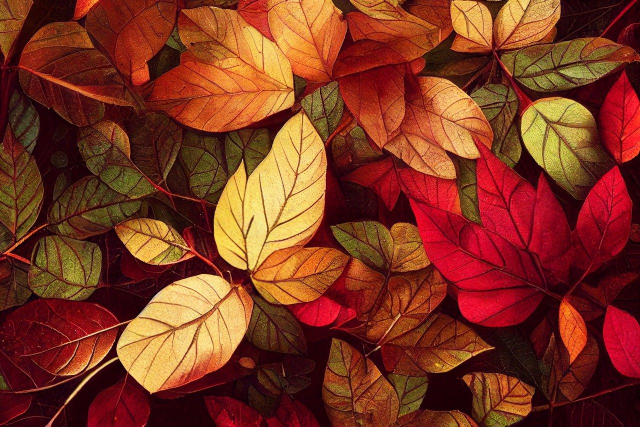
#> input picture test_google_search_samples/AI_01.jpg, 1280 x 853 px (shown at 1/2 size)
$ python -i image_quality.py   (imports and definitions only)   (older library calls are emulated)
#> lines starting #> are read from the running program, lines starting #| are printed output that depends on the picture
"""
Advanced Image Quality Assessment and Preprocessing

This module provides:
1. Comprehensive image quality assessment
2. Adaptive image enhancement based on quality
3. Preprocessing for optimal model performance
"""
import numpy as np
import cv2
import logging
from typing import Dict, Any, Tuple
from PIL import Image, ImageEnhance

logger = logging.getLogger(__name__)


class ImageQualityAssessor:
    """Assesses and enhances image quality for optimal detection"""

    def __init__(self):
        self.min_quality_threshold = 0.3
        self.target_quality = 0.7

    def assess_and_enhance(self, image: Image.Image) -> Tuple[Image.Image, Dict[str, Any]]:
        """
        Assess image quality and apply adaptive enhancement

        Args:
            image: PIL Image

        Returns:
            Tuple of (enhanced_image, quality_report)
        """
        try:
            # 1. Assess current quality
            quality_report = self.assess_quality(image)
            quality_score = quality_report["overall_quality"]

            logger.info(f"Image quality: {quality_score:.2f}")

            # 2. Determine enhancement strategy
            if quality_score < 0.3:
                # Very low quality - aggressive enhancement
                enhanced = self._aggressive_enhancement(image, quality_report)
                enhancement_level = "aggressive"
            elif quality_score < 0.6:
                # Medium quality - moderate enhancement
                enhanced = self._moderate_enhancement(image, quality_report)
                enhancement_level = "moderate"
            else:
                # High quality - minimal processing
                enhanced = self._minimal_enhancement(image)
                enhancement_level = "minimal"

            quality_report["enhancement_applied"] = enhancement_level

            return enhanced, quality_report

        except Exception as e:
            logger.error(f"Quality assessment failed: {e}")
            return image, {
                "error": str(e),
                "overall_quality": 0.5,
                "enhancement_applied": "none"
            }

    def assess_quality(self, image: Image.Image) -> Dict[str, Any]:
        """
        Comprehensive image quality assessment

        Evaluates:
        - Sharpness (Laplacian variance)
        - Contrast
        - Noise level
        - Resolution adequacy
        - Brightness
        - Color distribution
        """
        try:
            img_array = np.array(image)

            # Convert to grayscale for analysis
            if len(img_array.shape) == 3:
                gray = cv2.cvtColor(img_array, cv2.COLOR_RGB2GRAY)
            else:
                gray = img_array

            # 1. Sharpness (Laplacian variance)
            sharpness = self._assess_sharpness(gray)

            # 2. Contrast
            contrast = self._assess_contrast(gray)

            # 3. Noise level
            noise_level = self._assess_noise(gray)

            # 4. Resolution adequacy
            resolution_score = self._assess_resolution(image)

            # 5. Brightness
            brightness_score = self._assess_brightness(gray)

            # 6. Color distribution (if color image)
            if len(img_array.shape) == 3:
                color_score = self._assess_color_distribution(img_array)
            else:
                color_score = 0.5  # Neutral for grayscale

            # Calculate overall quality (weighted average)
            overall = (
                sharpness["score"] * 0.30 +
                contrast["score"] * 0.25 +
                noise_level["score"] * 0.15 +
                resolution_score["score"] * 0.15 +
                brightness_score["score"] * 0.10 +
                color_score["score"] * 0.05
            )

            return {
                "overall_quality": round(overall, 3),
                "sharpness": sharpness,
                "contrast": contrast,
                "noise": noise_level,
                "resolution": resolution_score,
                "brightness": brightness_score,
                "color": color_score,
            }

        except Exception as e:
            logger.error(f"Quality assessment error: {e}")
            return {
                "error": str(e),
                "overall_quality": 0.5
            }

    def _assess_sharpness(self, gray: np.ndarray) -> Dict[str, Any]:
        """Assess image sharpness using Laplacian variance"""
        laplacian_var = cv2.Laplacian(gray, cv2.CV_64F).var()

        # Score: 0 (very blurry) to 1 (very sharp)
        # Typical range: 0-1000, normalize to 0-1
        score = min(laplacian_var / 500.0, 1.0)

        quality = "sharp" if score > 0.7 else "moderate" if score > 0.4 else "blurry"

        return {
            "laplacian_variance": float(laplacian_var),
            "score": float(score),
            "quality": quality,
            "needs_sharpening": score < 0.5
        }

    def _assess_contrast(self, gray: np.ndarray) -> Dict[str, Any]:
        """Assess image contrast"""
        # Standard deviation as contrast measure
        std = np.std(gray)

        # Also check dynamic range
        min_val, max_val = np.min(gray), np.max(gray)
        dynamic_range = max_val - min_val

        # Score based on std (optimal around 50-80)
        if std < 30:
            score = std / 30.0
        elif std > 80:
            score = max(0.5, 1.0 - (std - 80) / 100.0)
        else:
            score = 0.7 + (std - 30) / 50.0 * 0.3

        score = np.clip(score, 0, 1)

        quality = "good" if score > 0.7 else "moderate" if score > 0.4 else "poor"

        return {
            "std_dev": float(std),
            "dynamic_range": int(dynamic_range),
            "score": float(score),
            "quality": quality,
            "needs_enhancement": score < 0.5
        }

    def _assess_noise(self, gray: np.ndarray) -> Dict[str, Any]:
        """Assess noise level"""
        # Estimate noise using high-pass filter
        # Subtract smoothed from original to get noise
        blurred = cv2.GaussianBlur(gray, (5, 5), 0)
        noise = gray.astype(float) - blurred.astype(float)
        noise_std = np.std(noise)

        # Score: lower noise = higher score
        # Typical noise std: 0-50
        score = max(0, 1.0 - noise_std / 50.0)

        quality = "clean" if score > 0.7 else "moderate" if score > 0.4 else "noisy"

        return {
            "noise_std": float(noise_std),
            "score": float(score),
            "quality": quality,
            "needs_denoising": score < 0.5
        }

    def _assess_resolution(self, image: Image.Image) -> Dict[str, Any]:
        """Assess if resolution is adequate"""
        width, height = image.size
        pixel_count = width * height

        # Target: 512x512 = 262,144 pixels
        target = 512 * 512

        if pixel_count >= target * 2:
            score = 1.0
            quality = "high"
        elif pixel_count >= target:
            score = 0.8
            quality = "adequate"
        elif pixel_count >= target * 0.5:
            score = 0.5
            quality = "low"
        else:
            score = 0.3
            quality = "very_low"

        return {
            "width": width,
            "height": height,
            "pixel_count": pixel_count,
            "score": float(score),
            "quality": quality
        }

    # [86 lines left out: functions _assess_brightness, _assess_color_distribution, _aggressive_enhancement, not called in this run]

    def _moderate_enhancement(self, image: Image.Image, quality_report: Dict) -> Image.Image:
        """Apply moderate enhancement"""
        logger.info("Applying moderate enhancement")

        enhanced = image.copy()

        # 1. Moderate denoising if needed
        if quality_report["noise"]["needs_denoising"]:
            img_array = np.array(enhanced)
            if len(img_array.shape) == 3:
                denoised = cv2.fastNlMeansDenoisingColored(img_array, None, 5, 5, 7, 21)
            else:
                denoised = cv2.fastNlMeansDenoising(img_array, None, 5, 7, 21)
            enhanced = Image.fromarray(denoised)

        # 2. Moderate contrast enhancement
        if quality_report["contrast"]["needs_enhancement"]:
            enhancer = ImageEnhance.Contrast(enhanced)
            enhanced = enhancer.enhance(1.2)

        # 3. Light sharpening
        if quality_report["sharpness"]["needs_sharpening"]:
            enhancer = ImageEnhance.Sharpness(enhanced)
            enhanced = enhancer.enhance(1.3)

        return enhanced

    # [25 lines left out: function _minimal_enhancement, not called in this run]

>>> import cv2
>>> picture = cv2.cvtColor(cv2.imread('../../test_google_search_samples/AI_01.jpg'), cv2.COLOR_BGR2RGB)
>>> result = ImageQualityAssessor().assess_and_enhance(picture)
#> in assess_quality, `gray = cv2.cvtColor(img_array, cv2.COLOR_RGB2GRAY)`:
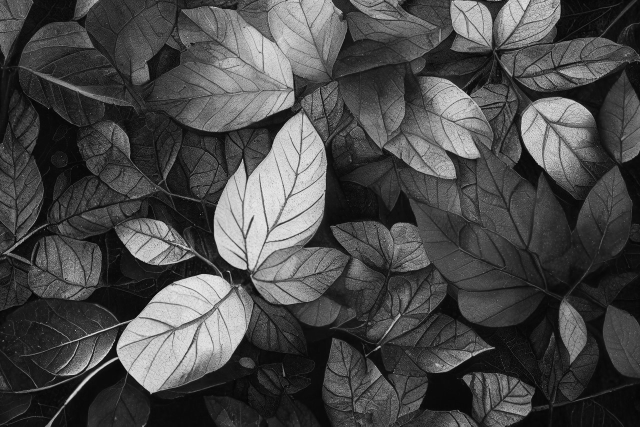
#> gray: shape (853, 1280) (shown at 1/2 size); min 3, max 243, mean 73.5
#> in _assess_sharpness, `laplacian_var = cv2.Laplacian(gray, cv2.CV_64F).var()`: laplacian_var = 2813.2
#> in _assess_sharpness, `score = min(laplacian_var / 500.0, 1.0)`: score = 1
#> in _assess_sharpness, `quality = "sharp" if score > 0.7 else "moderate" if score > 0.4 else "..`: quality = 'sharp'
#> in assess_quality, `sharpness = self._assess_sharpness(gray)`: sharpness = {'laplacian_variance': 2813.2, 'score': 1, 'quality': 'sharp', 'needs_sharpening': False}
#> in _assess_contrast, `std = np.std(gray)`: std = 58.6
#> in _assess_contrast, `min_val, max_val = np.min(gray), np.max(gray)`: min_val = 3; max_val = 243
#> in _assess_contrast, `dynamic_range = max_val - min_val`: dynamic_range = 240
#> in _assess_contrast, `score = 0.7 + (std - 30) / 50.0 * 0.3`: score = 0.872
#> in _assess_contrast, `quality = "good" if score > 0.7 else "moderate" if score > 0.4 else "p..`: quality = 'good'
#> in assess_quality, `contrast = self._assess_contrast(gray)`: contrast = {'std_dev': 58.6, 'dynamic_range': 240, 'score': 0.872, 'quality': 'good', 'needs_enhancement': False}
#> in _assess_noise, `noise = gray.astype(float) - blurred.astype(float)`:
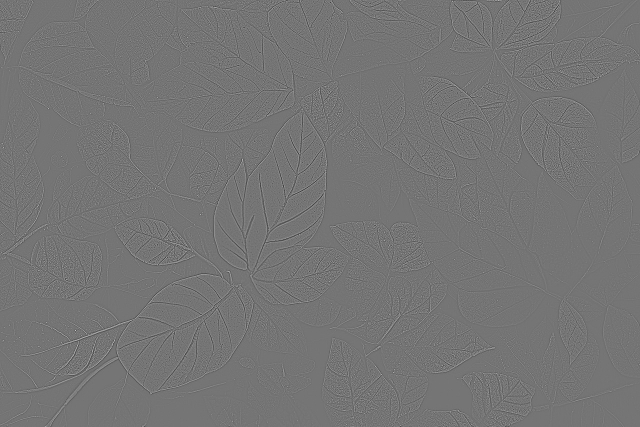
#> noise: shape (853, 1280) float64 (shown at 1/2 size); min -106, max 125, mean 0; drawn with min black and max white
#> in _assess_noise, `noise_std = np.std(noise)`: noise_std = 12.79
#> in _assess_noise, `score = max(0, 1.0 - noise_std / 50.0)`: score = 0.744
#> in _assess_noise, `quality = "clean" if score > 0.7 else "moderate" if score > 0.4 else "..`: quality = 'clean'
#> in assess_quality, `noise_level = self._assess_noise(gray)`: noise_level = {'noise_std': 12.79, 'score': 0.744, 'quality': 'clean', 'needs_denoising': False}
#> in assess_and_enhance, `quality_report = self.assess_quality(image)`: quality_report = {'error': 'cannot unpack non-iterable int object', 'overall_quality': 0.5}
#> in assess_and_enhance, `quality_score = quality_report["overall_quality"]`: quality_score = 0.5

$ run again, on test_google_search_samples/AI_02.jpg
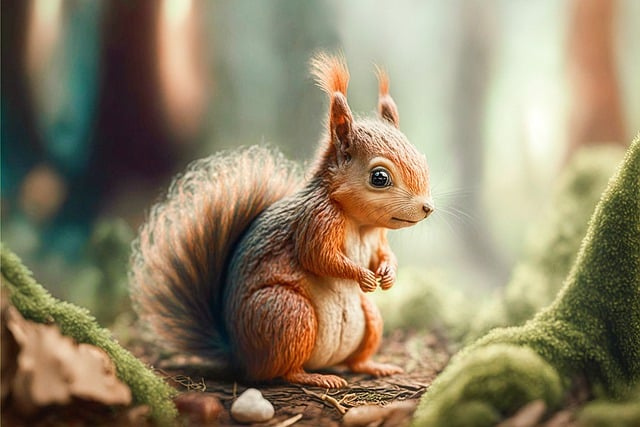
#> input picture test_google_search_samples/AI_02.jpg, 640 x 427 px
#> in assess_quality, `gray = cv2.cvtColor(img_array, cv2.COLOR_RGB2GRAY)`:
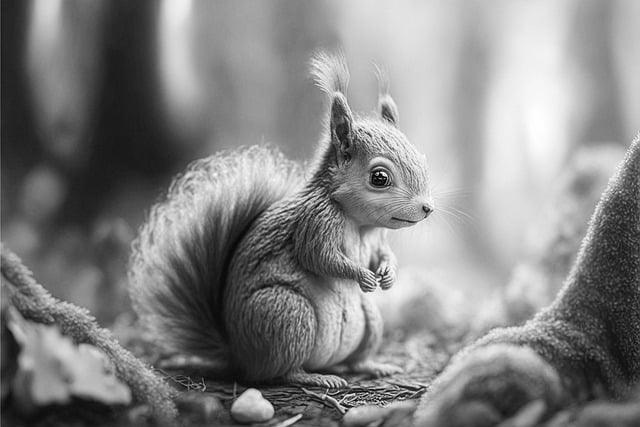
#> gray: shape (427, 640); min 0, max 255, mean 131.9
#> laplacian_var = 653.2
#> in _assess_sharpness, `score = min(laplacian_var / 500.0, 1.0)`: score = 1
#> in _assess_sharpness, `quality = "sharp" if score > 0.7 else "moderate" if score > 0.4 else "..`: quality = 'sharp'
#> sharpness = {'laplacian_variance': 653.2, 'score': 1, 'quality': 'sharp', 'needs_sharpening': False}
#> std = 65.19
#> min_val = 0; max_val = 255
#> in _assess_contrast, `score = 0.7 + (std - 30) / 50.0 * 0.3`: score = 0.911
#> in _assess_contrast, `quality = "good" if score > 0.7 else "moderate" if score > 0.4 else "p..`: quality = 'good'
#> contrast = {'std_dev': 65.19, 'dynamic_range': 255, 'score': 0.911, 'quality': 'good', 'needs_enhancement': False}
#> in _assess_noise, `noise = gray.astype(float) - blurred.astype(float)`:
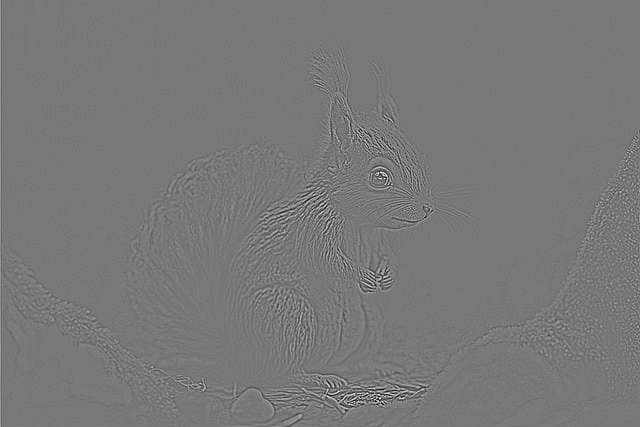
#> noise: shape (427, 640) float64; min -100, max 111, mean 0; drawn with min black and max white
#> noise_std = 7.35
#> in _assess_noise, `score = max(0, 1.0 - noise_std / 50.0)`: score = 0.853
#> in _assess_noise, `quality = "clean" if score > 0.7 else "moderate" if score > 0.4 else "..`: quality = 'clean'
#> noise_level = {'noise_std': 7.35, 'score': 0.853, 'quality': 'clean', 'needs_denoising': False}
#> quality_report = {'error': 'cannot unpack non-iterable int object', 'overall_quality': 0.5}
#> quality_score = 0.5

$ run again, on test_google_search_samples/AI_03.jpg
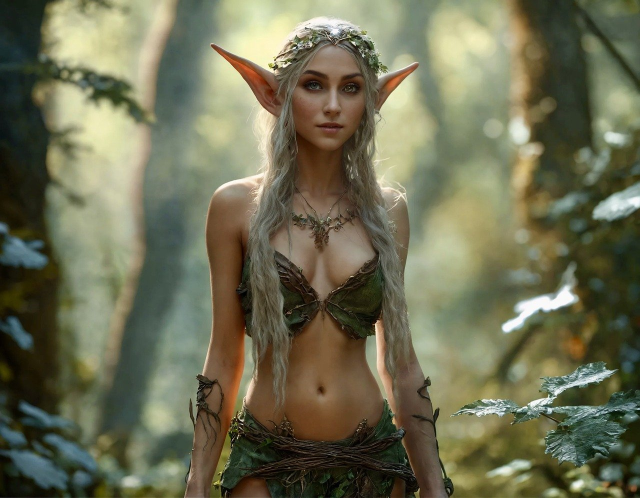
#> input picture test_google_search_samples/AI_03.jpg, 1280 x 996 px (shown at 1/2 size)
#> in assess_quality, `gray = cv2.cvtColor(img_array, cv2.COLOR_RGB2GRAY)`:
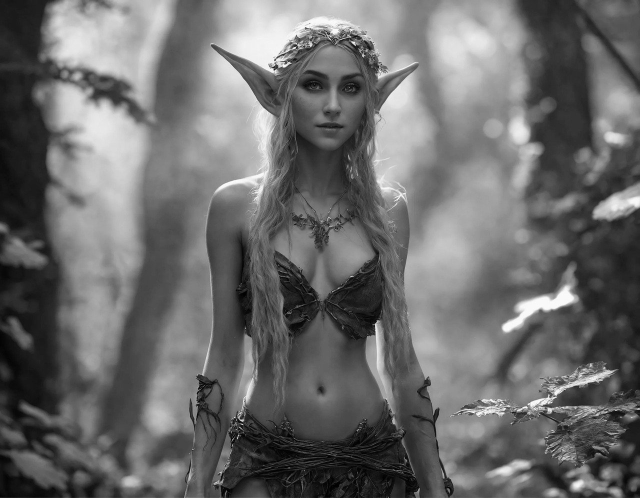
#> gray: shape (996, 1280) (shown at 1/2 size); min 0, max 255, mean 107.1
#> laplacian_var = 516.2
#> in _assess_sharpness, `score = min(laplacian_var / 500.0, 1.0)`: score = 1
#> in _assess_sharpness, `quality = "sharp" if score > 0.7 else "moderate" if score > 0.4 else "..`: quality = 'sharp'
#> sharpness = {'laplacian_variance': 516.2, 'score': 1, 'quality': 'sharp', 'needs_sharpening': False}
#> std = 55.27
#> min_val = 0; max_val = 255
#> in _assess_contrast, `score = 0.7 + (std - 30) / 50.0 * 0.3`: score = 0.852
#> in _assess_contrast, `quality = "good" if score > 0.7 else "moderate" if score > 0.4 else "p..`: quality = 'good'
#> contrast = {'std_dev': 55.27, 'dynamic_range': 255, 'score': 0.852, 'quality': 'good', 'needs_enhancement': False}
#> noise_std = 5.83
#> in _assess_noise, `score = max(0, 1.0 - noise_std / 50.0)`: score = 0.883
#> in _assess_noise, `quality = "clean" if score > 0.7 else "moderate" if score > 0.4 else "..`: quality = 'clean'
#> noise_level = {'noise_std': 5.83, 'score': 0.883, 'quality': 'clean', 'needs_denoising': False}
#> quality_report = {'error': 'cannot unpack non-iterable int object', 'overall_quality': 0.5}
#> quality_score = 0.5
